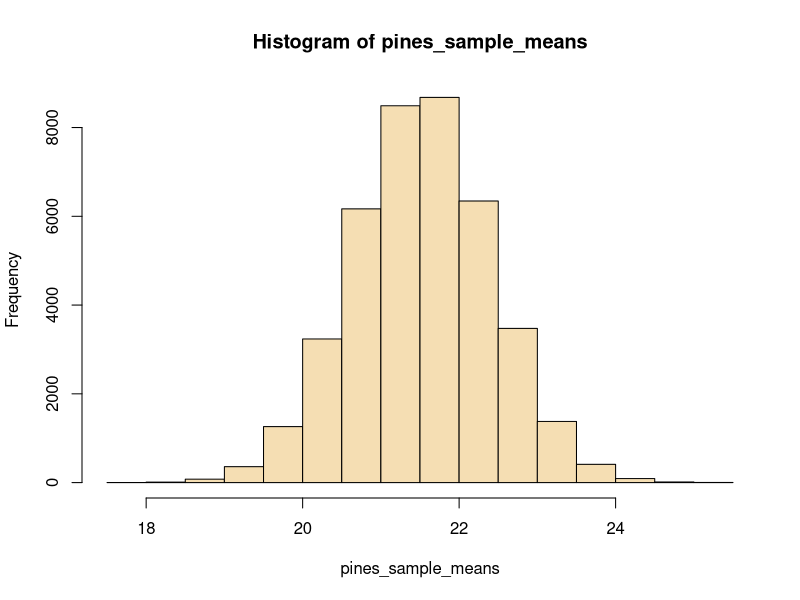

R code for this plot: (Note: this script raises an error after producing the figure.)

# tree sample -------------------------------------------------------------

# Create fake dataset
# White pines in college woods
# Suppose there are 567 pines
# True mean is 21.6 m, True St. Dev is 4.6
# We will assume the heights are normally distributed

set.seed(42) #Pseudo random number generator in R


# Population
pines <- rnorm(n = 567, mean = 21.6, sd = 4.6) #rnorm is normal dist. BaseR also has other distributions you can pick from
t_mean <- 21.6
t_sd <- 4.6
t_median <- median(pines)
t_range <- max(pines) - min(pines)

# Samples
pines_s <- sample(x = pines, 
                  size = 25,
                  replace = FALSE)
#sample params                  
s_mean <- mean(pines_s)
s_sd <- sd(pines_s)
s_median <- median(pines_s)
s_range <- max(pines_s) - min(pines_s)

#Put all of the above into a table
t <- data.frame(dataset = c("true", "sample"),
                mean = c(t_mean, s_mean),
                sd = c(t_sd, s_sd),
                median = c(t_median,s_median),
                range = c(t_range, s_range)
                )


#Want to report range of covariates bc range of sample will kind of predict what you can predict of the true sample. Dont want to extrapolate

choose(567, 25) #Number of possible 25 sample tree combos

# Create a loop to repeatedly take random samples, calc mean, and store it
pines_sample_means <- NA

for(i in 1:40000){
  pines_s <- sample(pines, 25, FALSE)
  
  pines_sample_means[i] <- mean(pines_s)
}

# Is pines_sample_means normal?
hist(pines_sample_means, col = "wheat")



# dice rolling ------------------------------------------------------------

# ctrl shift r will create different sections. Top left button with dashes is a directory of setions
values_1 <- c(6, 2, 6, 1, 5, 1, 2, 2, 6, 
              6, 5, 1, 2, 6, 6, 3, 6, 5, 
              2, 5, 4, 5, 1, 1, 2, 4, 4,
              3, 3, 2, 2, 4, 3, 6, 1)
hist(values_1, breaks = c(0:5)) #This is binning weird
stem(values_1)


values_2 <- c(8, 7, 5, 10, 9, 6, 8, 6, 10,
              9, 7, 2, 8, 4, 9, 6, 10, 8,
              7, 7, 8, 11, 9, 4, 9, 9, 8,
              9, 9, 5, 10, 8, 7, 11, 10,
              2, 8, 3)
hist(values_2)
# Normal distributions tend to arise from ADDITIVE PROCESSES

values_3 <- c(4,4,3,8,6,2,20,15,12,18,15,
              12,20,15,2,6,20,6,20,25,30,
              6,15,36,36,16,9,12,2,30)
hist(values_3)




